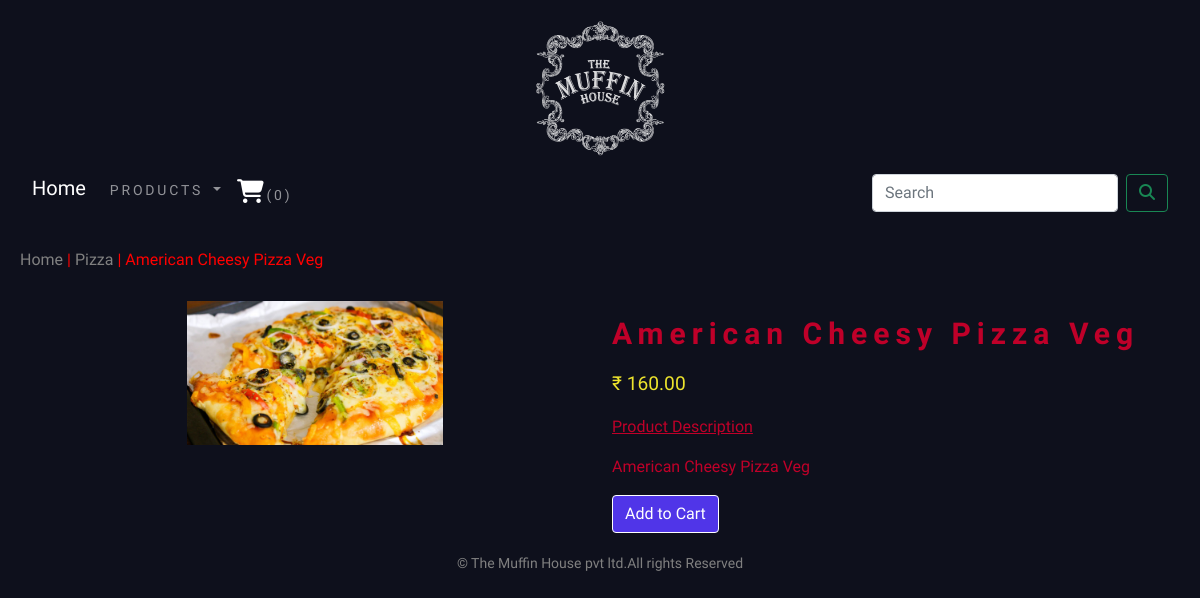
The page /shop/pizza/american-cheesy-pizza-veg/ on the database its author committed.
### shopapp/models.py (models this page shows, shortened)
class Product(models.Model):
    name = models.CharField(max_length=250, unique=True)
    slug = models.SlugField(max_length=250, unique=True)
    description = models.TextField(blank=True)
    price = models.DecimalField(max_digits=10, decimal_places=2)
    category = models.ForeignKey(Category, on_delete=models.CASCADE)
    image = models.ImageField(upload_to='product', blank=True)
    stock = models.IntegerField()
    available = models.BooleanField(default=True)
    created = models.DateTimeField(auto_now_add=True)
    updated = models.DateTimeField(auto_now=True)
    class Meta:
        ordering = ('name',)
        verbose_name = 'product'
        verbose_name_plural = 'products'

class Category(models.Model):
    name = models.CharField(max_length=250, unique=True)
    slug = models.SlugField(max_length=250)
    desc = models.TextField(blank=True)
    img = models.ImageField(upload_to='category', blank=True)
    class Meta:
        ordering = ('name',)
        verbose_name = 'category'
        verbose_name_plural = 'categories'
    def get_url(self):
        return reverse('shopapp:products_by_category', args=[self.slug])
    def __str__(self):
        return '{}'.format(self.name)

### shopapp/views.py (the view)
# urls.py: path('<slug:c_slug>/<slug:product_slug>/',views.proDetail,name='prodCatdetail'),
def proDetail(request, c_slug, product_slug):
    try:
        product = Product.objects.get(category__slug=c_slug, slug=product_slug)
    except Exception as e:
        raise e
    return render(request, 'product.html', {'product': product})

### cartapp/context_processors.py (called while the page is built)
def counter(request):
    item_count = 0
    if 'admin' in request.path:
        return {}
    else:
        try:
            cart = Cart.objects.filter(cart_id=_cart_id(request))
            cart_items = CartItem.objects.all().filter(cart=cart[:1])
            for cart_item in cart_items:
                item_count += cart_item.quantity
        except Cart.DoesNotExist:
            item_count = 0
    return dict(item_count=item_count)

### cartapp/views.py (called while the page is built)
def _cart_id(request):
    cart = request.session.session_key
    if not cart:
        cart = request.session.create()
    return cart

### shopapp/context_processor.py (called while the page is built)
def menu_links(request):
    links = Category.objects.all()
    return dict(links=links)

### templates/product.html (shortened to what this page needs)
{% extends 'base.html' %}
{% load static %}
{% block content %}
<div class="row my_prod_row_class">
    <div class="mx_auto" style="color:red">
        <h6><a style="color:grey; text-decoration:none" href="{% url 'shopapp:allProdCat' %}">Home</a> | <a style="color:grey; text-decoration:none" href="{{product.category.get_url}}">{{product.category}}</a> | {{product.name}}</h6>
    </div>
</div>
<div class="container">
<br>
<div class="row">
    <div class="col-12 col-sm-12 col-md-12 col-lg-6 text-center">
        <div style="min-width:18rem">
            <img src="{{product.image.url}}" alt="{{product.name}}" width="47%" height="60%">
        </div>
    </div>
    <div class="col-12 col-sm-12 col-md-12 col-lg-6">
        <div>
            <h1 class="my_prod_title"><b>{{product.name}}</b></h1>
            {% load humanize %}
        <p class="price_color">₹ {{ product.price|intcomma }}</p>
            <p class="my_title"><u>Product Description</u></p>
        <p class="text-justify my_prod_text">{{product.description}}</p>
        {% if product.stock <= 0 %}
        <h2 class="text-justify my_prod_text"><b>Out of Stock</b></h2>
        {% else %}
        <a class="btn btn-secondary" href="{% url 'cartapp:add_cart' product.id %}">Add to Cart</a>
        {% endif %}
    </div>
</div>
</div>
</div>
{% endblock %}

### static/css/custom.css (style rules this page uses)
body { font-family: 'Hahmlet', serif; color:#bf0029; margin:20px; }
.my_title { font-size:16px; text-transform:uppercase letter-spacing: .22em; }
.my_prod_row_class .mx_auto { color:#000; font-size:12px; text-decoration:none; }
.my_prod_title { font-size:30px; text_transform:uppercase; letter-spacing:.2em; padding-top:15px; padding-bottom:10px; }
.price_color { color:#ede42d; font-size:120%; }
.my_prod_text { padding }

### rows shown on the page
Product: category "Pizza", name "American Cheesy Pizza Veg", image (picture), price "160.00", description "American Cheesy Pizza Veg"

### other values the page prints
{{ item_count }} "0"
